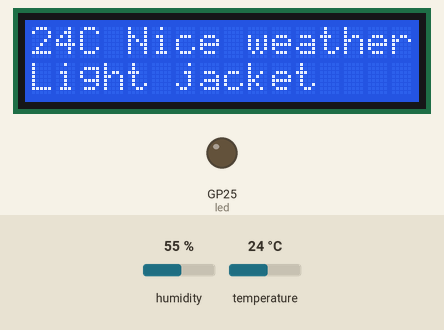
Recording of a program running on a simulated Raspberry Pi Pico running MicroPython. On the bench: 16×2 character LCD, output pins drawn as LEDs (lit = HIGH). The test bench sets the inputs (shaded band); at power-on: humidity 55 %, temperature 24 °C. WiFi joins after 1.5 s; no MQTT or app messages arrive unless stated; library files of the repository ran but are not shown: pico_i2c_lcd.py, secrets.py; what the program prints to the serial console is not drawn.

Above: at 4.3 s.

The program:

main.py
```python
import time
from mqtt import MQTTClient   # For use of MQTT protocol to talk to Adafruit IO
import ubinascii              # Conversions between binary data and various encodings
import machine                # Interfaces with hardware components
import micropython            # Needed to run any MicroPython code
from machine import Pin       # Define pin
import utime as time
from dht import DHT11
import wifi
from machine import I2C, Pin
from pico_i2c_lcd import I2cLcd


# BEGIN SETTINGS
i2c = I2C(0, sda=Pin(8), scl=Pin(9), freq=400000)
minutes = 5
INTERVAL = minutes * 60  # 300 seconds = 5 minutes
led = Pin("LED", Pin.OUT)   # led pin initialization for Raspberry Pi Pico W

# Adafruit IO (AIO) configuration
AIO_SERVER = "io.adafruit.com"
AIO_PORT = 1883
AIO_USER = "User ID"
AIO_KEY = "KEY"
AIO_CLIENT_ID = ubinascii.hexlify(machine.unique_id())
AIO_LIGHTS_FEED = "Paty_Marklund/feeds/lights"
AIO_TEMP_FEED = "Paty_Marklund/feeds/temperature"
AIO_HUMID_FEED = "Paty_Marklund/feeds/humidity"
AIO_MESSAGE_FEED = "Paty_Marklund/feeds/message"
AIO_HELLO_FEED = "Paty_Marklund/feeds/hello"


# FUNCTIONS

# Callback Function to respond to messages from Adafruit IO
def sub_cb(topic, msg):          # sub_cb means "callback subroutine"
    received = msg.decode()
    print((topic, received))              # Outputs the message that was received. Debugging use.
    message_1 = "Hello!"
    display_message(message_1, received)

# Method to get the temperature from the sensor and publish
def get_temperature():
    sensor = DHT11(machine.Pin(28))
    prev_temp = None
    prev_humid = None

    while True:
        try:
            temp = sensor.temperature
            time.sleep(2)
            humid = sensor.humidity
        except:
            print("An exception occurred")
            continue

        if (prev_humid is None or prev_temp is None) or (temp != prev_temp and humid != prev_humid):
            prev_temp = temp
            prev_humid = humid
            message_1, message_2 = weather_report(temp, humid)
            publish_message = message_1 + " / " + message_2
            display_message(message_1, message_2)

        print("Publishing: {0} to {1} ... ".format(temp, AIO_TEMP_FEED), end='')
        print("Publishing: {0} to {1} ... ".format(humid, AIO_HUMID_FEED), end='')
        print("Publishing: {0} to {1} ... ".format(publish_message, AIO_MESSAGE_FEED), end='')

        pub_sub(temp, humid, publish_message)

# Method to publish and subscribe to messages
def pub_sub(temp, humid, publish_message):
    try:
        client.publish(topic=AIO_TEMP_FEED, msg=str(temp))
        client.publish(topic=AIO_HUMID_FEED, msg=str(humid))
        client.publish(topic=AIO_MESSAGE_FEED, msg=str(publish_message))
        client.subscribe(AIO_HELLO_FEED)
        print("DONE")
    except Exception as e:
        print("FAILED")
    finally:
        time.sleep(INTERVAL)

# Method to calculate weather report
def weather_report(temp, humidity):
    temperature = int(temp)
    message_1 = " "
    message_2 = " "
    if temperature > 30 and humidity < 70:
        message_1 = str(temperature)+"C Too hot!"
        message_2 = "Shorts & flops!"
    elif temperature > 25 and humidity < 70:
        message_1 = str(temperature)+"C Warm weather"
        message_2 = "T-shirt & hat"
    elif temperature > 20 and humidity < 70:
        message_1 = str(temperature)+"C Nice weather"
        message_2 = "Light jacket"
    elif temperature > 10 and humidity < 70:
        message_1 = str(temperature)+"C Bit chill"
        message_2 = "Jacket"
    elif temperature > 0 and humidity > 70:
        message_1 = str(temperature)+"C Rainy day"
        message_2 = "Rain cloths"
    elif temperature > 0 and humidity < 70:
        message_1 = str(temperature)+"C Too cold"
        message_2 = "Overalls"
    elif temperature < 0 and humidity > 70:
        message_1 = str(temperature)+"C Snow day"
        message_2 = "Put everything"
    else:
        message_1 = str(temperature)+"C Too cold"
        message_2 = "Overalls"

    return message_1, message_2

# Method to display message on the LCD screen
def display_message(message_1, message_2):
    I2C_ADDR = i2c.scan()[0]
    lcd = I2cLcd(i2c, I2C_ADDR, 2, 16)
    print()
    lcd.move_to(0,0)
    lcd.putstr(message_1+"\n")
    lcd.move_to(0,1)
    lcd.putstr(message_2)

# Try WiFi Connection
try:
    ip = wifi.do_connect()
except KeyboardInterrupt:
    print("Keyboard interrupt")

# Use the MQTT protocol to connect to Adafruit IO
client = MQTTClient(AIO_CLIENT_ID, AIO_SERVER, AIO_PORT, AIO_USER, AIO_KEY)

# Subscribed messages will be delivered to this callback
client.set_callback(sub_cb)
client.connect()
client.subscribe(AIO_HELLO_FEED)
print("Connected to %s, subscribed to %s topic" % (AIO_SERVER, AIO_HELLO_FEED))

try:
    while 1:
        client.check_msg()  # Action a message if one is received. Non-blocking.
        get_temperature()
finally:                  # If an exception is thrown ...
    client.disconnect()   # disconnect the client and clean up.
    client = None
    print("Disconnected from Adafruit IO.")
    
```

wifi.py
```python
import network
from time import sleep
from secrets import secrets

def do_connect():

    wlan = network.WLAN(network.STA_IF)         # Put modem on Station mode
    if not wlan.isconnected():                  # Check if already connected
        print('connecting to network...')
        wlan.active(True)                       # Activate network interface
        # set power mode to get WiFi power-saving off (if needed)
        wlan.config(pm = 0xa11140)
        wlan.connect(secrets["ssid"], secrets["password"])  # Your WiFi Credential
        print('Waiting for connection...', end='')
        # Check if it is connected otherwise wait
        while not wlan.isconnected() and wlan.status() >= 0:
            print('.', end='')
            sleep(1)
    # Print the IP assigned by router
    ip = wlan.ifconfig()[0]
    print('\nConnected on {}'.format(ip))
    return ip
```
